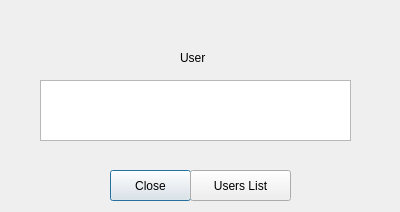
<?xml version="1.0" encoding="UTF-8"?>
<ui version="4.0">
 <class>user_view</class>
 <widget class="QDialog" name="user_view">
  <property name="geometry">
   <rect>
    <x>0</x>
    <y>0</y>
    <width>400</width>
    <height>212</height>
   </rect>
  </property>
  <property name="windowTitle">
   <string>Dialog</string>
  </property>
  <widget class="QPushButton" name="pushButton">
   <property name="geometry">
    <rect>
     <x>110</x>
     <y>170</y>
     <width>81</width>
     <height>31</height>
    </rect>
   </property>
   <property name="text">
    <string>Close</string>
   </property>
  </widget>
  <widget class="QLabel" name="label">
   <property name="geometry">
    <rect>
     <x>180</x>
     <y>50</y>
     <width>31</width>
     <height>16</height>
    </rect>
   </property>
   <property name="text">
    <string>User</string>
   </property>
  </widget>
  <widget class="QPushButton" name="pushButton_2">
   <property name="geometry">
    <rect>
     <x>190</x>
     <y>170</y>
     <width>101</width>
     <height>31</height>
    </rect>
   </property>
   <property name="text">
    <string>Users List</string>
   </property>
  </widget>
  <widget class="QListWidget" name="listWidget">
   <property name="geometry">
    <rect>
     <x>40</x>
     <y>80</y>
     <width>311</width>
     <height>61</height>
    </rect>
   </property>
  </widget>
 </widget>
 <resources/>
 <connections/>
</ui>
